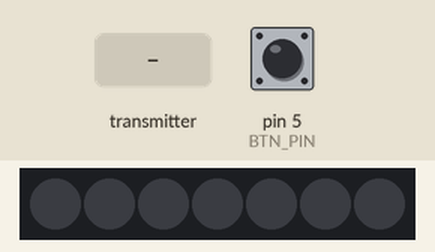
This sketch was run on a simulated Arduino Uno, built with avr-gcc and run on an emulated ATmega328P. On the bench: 7 RGB LEDs in strip order, left to right. The test bench sets the inputs (shaded band); at power-on: pin 5 (BTN_PIN) HIGH. Dim RGB values are drawn brighter than linear; no radio packets arrive unless stated; what the sketch prints to the serial monitor is not drawn.

Above: at 1.2 s.
1.3 s: pin 5 (BTN_PIN) pulled LOW for 3.2 s
At 1.7 s:
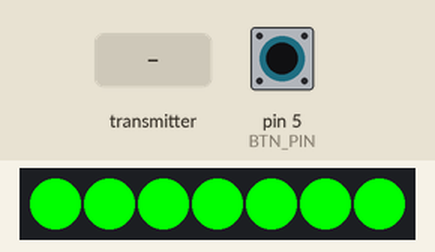
6.0 s: the transmitter starts sending colors.2 = 64
At 7.2 s:
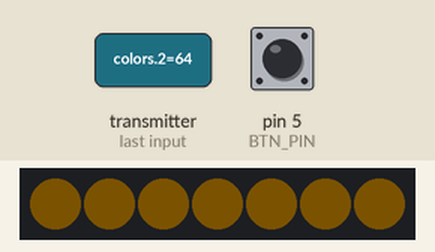
7.5 s: the transmitter starts sending colors.2 = 128
At 8.5 s:
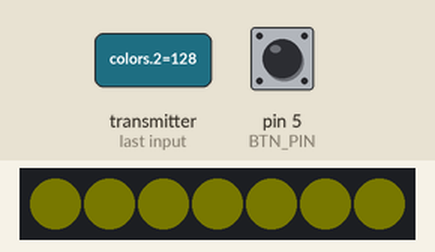
9.0 s: the transmitter starts sending colors.2 = 255
At 9.6 s:
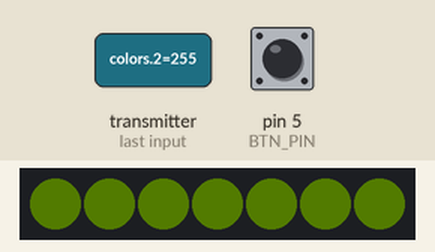
10.5 s: pin 5 (BTN_PIN) pulled LOW for 0.15 s
At 10.9 s:
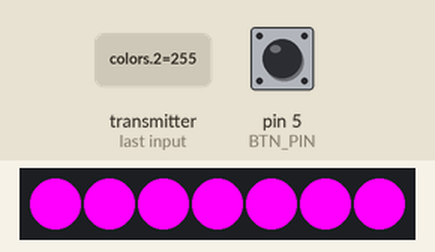
13.6 s: the transmitter starts sending colors.3 = 0
At 14.5 s:
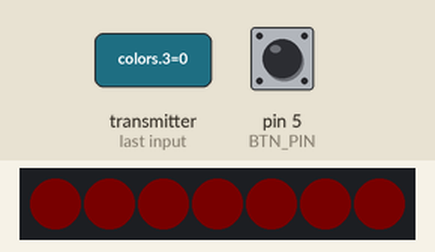
Timing chart, 0 to 16.1 s (numbered marks = the images above; inputs shaded):
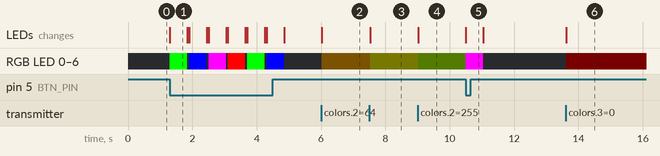

Measured:
- after the input at 1.3 s, the LEDs: change at once (image 1)
- after the input at 6.0 s, RGB LED 0–6: off → RGB(3, 2, 0) at once; the LEDs: change at once (image 2)
- after the input at 7.5 s, RGB LED 0–6: RGB(3, 2, 0) → RGB(2, 2, 0) at once; the LEDs: change at once (image 3)
- after the input at 9.0 s, RGB LED 0–6: RGB(2, 2, 0) → RGB(2, 3, 0) at once; the LEDs: change at once (image 4)
- after the input at 10.5 s, RGB LED 0–6: RGB(2, 3, 0) → RGB(255, 0, 255) at once, → off 0.55 s later; the LEDs: change at once (image 5)
- after the input at 13.6 s, RGB LED 0–6: off → RGB(2, 0, 0) at once; the LEDs: change at once (image 6)
- what the display in image 1 shows lasts 0.5 s, from 1.3 s to 1.8 s

The sketch:

NeoPixelReceiver.ino
```cpp
/* NeoPixelReceiver.ino - Dario Breitenstein 2016                                                */
/* Begleitcode zur Maturarbeit "Surround-Licht fürs Heimkino: Entwicklung eines ’DIY’-Produktes" */
/*                                                                                               */
/* This Arduino code uses the RF24 and FastLED libraries to display color data received through  */
/* a 2.4 GHz pipe using NeoPixels.                                                               */

#include <SPI.h>
#include <nRF24L01.h>
#include <RF24.h>
#include "printf.h"

#include <FastLED.h>

#define BTN_PIN     5

#define DATA_PIN    6
#define NUM_LEDS    7
#define LED_TYPE    WS2812
#define COLOR_ORDER GRB

#define BRIGHTNESS  255

#define GAMMA 2.8

const CRGB zoneColors[] = {CRGB(255,0,0), CRGB(0,255,0), CRGB(0,0,255), CRGB(255,0,255)};

CRGB leds[NUM_LEDS];

RF24 radio(9,10);

struct COLORS
{
  uint8_t colors[4][3];
};

const uint64_t pipe = 0xF0F0F0F0E1LL;

unsigned long timeout = 0;
int zone = 0;

void setup()
{
  pinMode( BTN_PIN, INPUT_PULLUP );

  FastLED.addLeds< LED_TYPE, DATA_PIN, COLOR_ORDER >( leds, NUM_LEDS ).setCorrection(TypicalLEDStrip);
  FastLED.setBrightness( BRIGHTNESS );

  allLeds( CRGB(0,0,0) );
  FastLED.show();

  Serial.begin(57600);
  printf_begin();

  radio.begin();
  radio.setRetries(15,15);
  radio.setChannel(100);

  radio.setPayloadSize(12);

  radio.openReadingPipe( 1, pipe );

  radio.startListening();

  radio.printDetails();
}


void loop() {
  pollButtons();

  if ( radio.available() )
  {
    timeout = millis();

    COLORS c_got;
    bool done = false;
    while ( !done )
    {
      done = radio.read( &c_got, sizeof(c_got) );

      printf( "Got payload!" );
      delay(20);
    }

    allLeds( applyGamma_video( CRGB( c_got.colors[zone][0], c_got.colors[zone][1], c_got.colors[zone][2] ), GAMMA ) );

    FastLED.show();
  }
  else if ( millis() - timeout > 2000)
  {
    timeout = millis();

    if ( leds[0] != CRGB(0,0,0) ) fadeToBlack(30);
  }
}

void pollButtons(){
  if( digitalRead(BTN_PIN) == 0 )
  {
    zone++;
    if (zone > 3) zone = 0;

    printf( "Changing zone to %i", zone );

    allLeds( zoneColors[zone] );
    FastLED.show();

    delay(250);

    fadeToBlack(0);
  }
}

void allLeds(CRGB color)
{
  for(int i=0;i<NUM_LEDS;i++)
  {
    leds[i] = color;
  }
}

void fadeToBlack(int d){
  for(int k = 0; k<20; k++){
      for(int i=0;i<NUM_LEDS;i++)
      {
        leds[i].fadeToBlackBy(64);
        FastLED.show();
      }
      delay(d);
   }
}
```

printf.h
```cpp
// (licence header left out)
/**
 * @file printf.h
 *
 * Setup necessary to direct stdout to the Arduino Serial library, which
 * enables 'printf'
 */

#ifndef __PRINTF_H__
#define __PRINTF_H__

#ifdef ARDUINO

int serial_putc( char c, FILE * )
{
  Serial.write( c );

  return c;
}

void printf_begin(void)
{
  fdevopen( &serial_putc, 0 );
}

#else
#error This example is only for use on Arduino.
#endif // ARDUINO

#endif // __PRINTF_H__
```
